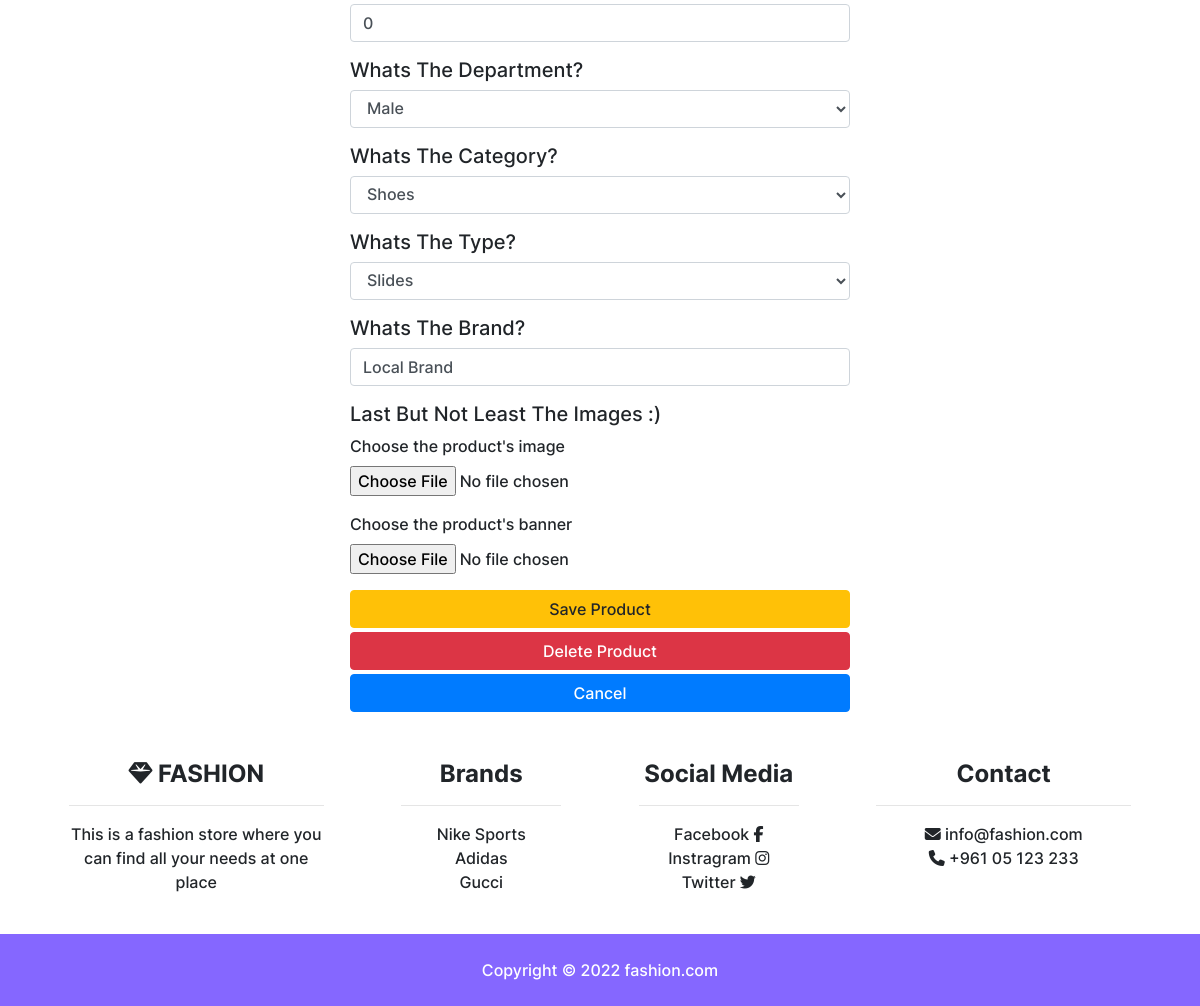
The page /editProduct.php?id=1 (signed in, lower part) on the database as committed earlier.
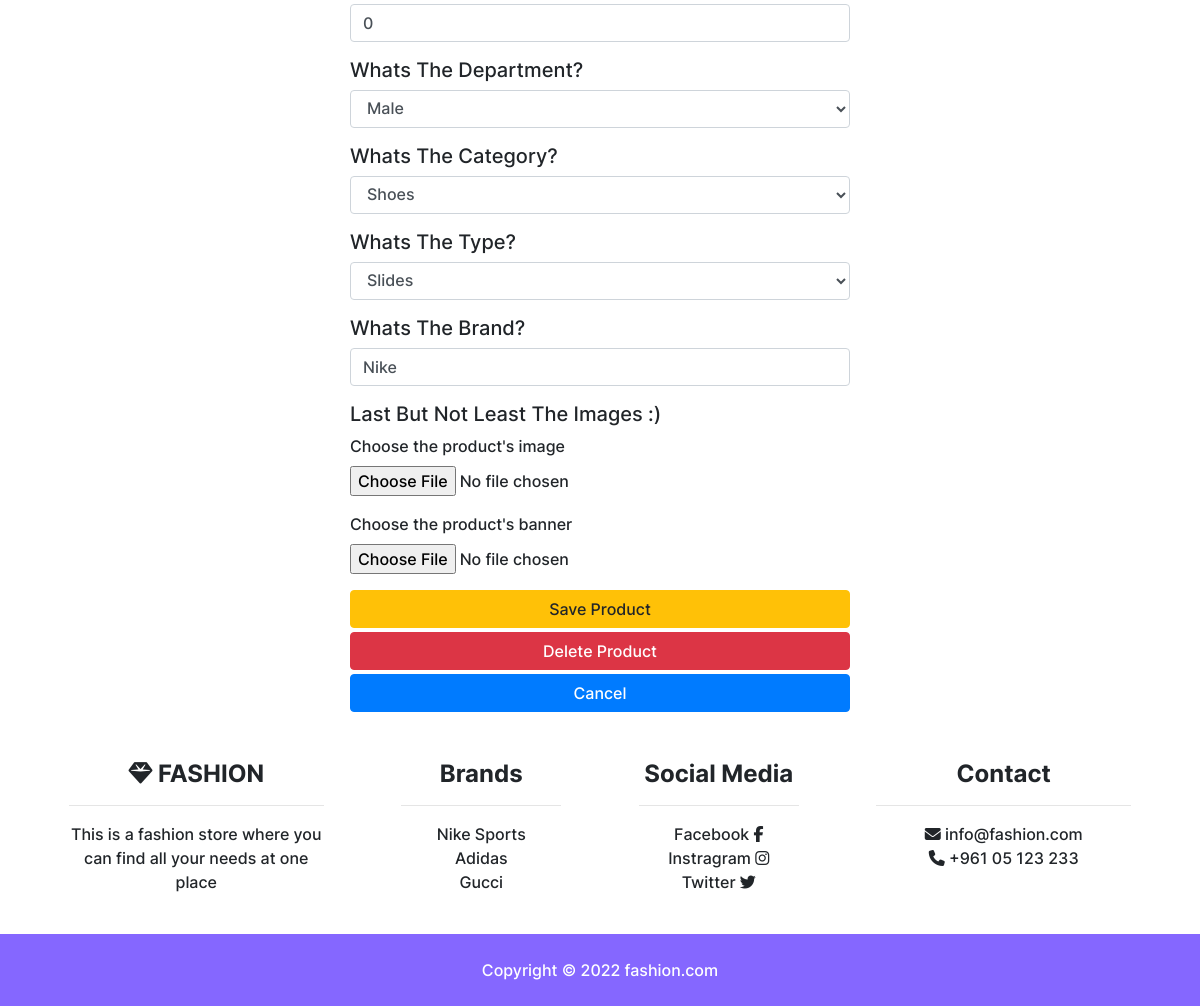
The same page on the database as committed later.
### tables this page shows
CREATE TABLE `products` (
  `prod_id` int(11) NOT NULL,
  `name` varchar(100) NOT NULL,
  `description` longtext NOT NULL,
  `price` double NOT NULL,
  `delivery_time` int(11) NOT NULL DEFAULT 1,
  `discount` double NOT NULL DEFAULT 0,
  `likes` int(11) NOT NULL DEFAULT 0,
  `details` longtext NOT NULL,
  `department` char(1) NOT NULL DEFAULT 'U',
  `category` varchar(100) NOT NULL,
  `type` varchar(100) NOT NULL,
  `brand` varchar(100) NOT NULL DEFAULT 'Local Brand'
);

### editProduct.php (the view, shortened to what the changed rows need)
<?php
    include "includes/config.php";
    if(isset($_POST["edit"])){
        $prodID = $_POST["id"];
        $name = str_replace('\'', '', $_POST["name"]);
        $description = str_replace('\'', '', $_POST["description"]);
        $details = str_replace('\'', '', $_POST["details"]);
        $price = $_POST["price"];
        $delivery_time = $_POST["delivery_time"];
        $discount = $_POST["discount"];
        $department = $_POST["department"];
        $category = $_POST["category"];
        $type = $_POST["type"];
        $brand = $_POST["brand"];
        $file_ext = ".null";
        $file_tmp = "null";
        if(isset($_FILES['image']) && $_FILES['image']['name']){
            $file_tmp = $_FILES['image']['tmp_name'];
            $str = explode('.',$_FILES['image']['name']);
            $file_ext = strtolower(end($str));
        }
        $bannerfile_ext = ".null";
        $bannerfile_tmp = "null";
        if(isset($_FILES['banner']) && $_FILES['banner']['name']){
            $bannerfile_tmp = $_FILES['banner']['tmp_name'];
            $str = explode('.',$_FILES['banner']['name']);
            $bannerfile_ext = strtolower(end($str));
        }
        $sql = "UPDATE products SET name='$name', description='$description', details='$details', price='$price', delivery_time='$delivery_time', discount='$discount', department='$department', category='$category', type='$type', brand='$brand' WHERE prod_id='$prodID'";
        $result = mysqli_query($db, $sql);
        if($result){
            $fileDirectory = 'images/products/' . $prodID;
            if (!file_exists($fileDirectory)) {
                mkdir($fileDirectory, 0777, true);
            }
            if(isset($_FILES['image']) && $_FILES['image']['name']){
                $file = $fileDirectory . "/logo." . $file_ext;
                $testFile = $fileDirectory . "/logo." . "png";
                if(file_exists($testFile)){
                    unlink($testFile);
                }
                $testFile = $fileDirectory . "/logo." . "jpg";
                if(file_exists($testFile)){
                    unlink($testFile);
                }
                if(file_exists($file)){
                    unlink($file);
                }
                move_uploaded_file($file_tmp, $file);
                if(isset($_FILES['banner']) && $_FILES['banner']['name']){
                    $bannerfile = $fileDirectory . "/banner." . $bannerfile_ext;
                    $testFile = $fileDirectory . "/banner." . "png";
                    if(file_exists($testFile)){
                        unlink($testFile);
                    }
                    $testFile = $fileDirectory . "/banner." . "jpg";
                    if(file_exists($testFile)){
                        unlink($testFile);
                    }
                    if(file_exists($bannerfile)){
                        unlink($bannerfile);
                    }
                    move_uploaded_file($bannerfile_tmp, $bannerfile);
                }
            }
            header("location:manageAllProducts.php");
            die();
        }else {
            header("location:editProduct.php?error=0");
            die();
        }
    }else if(isset($_GET['id'])){
        $id = $_GET['id'];
        $discount = 0;
        $department = "m";
        $category = "shoes";
        $brand = "Local Brand";
        $sql = "SELECT * FROM products WHERE prod_id='$id'";
        $result = mysqli_query($db, $sql);
        if($result){
            if(mysqli_num_rows($result) == 1){
                while($row = mysqli_fetch_assoc($result)){
                    $discount = $row["discount"];
                    $department = $row["department"];
                    $category = $row["category"];
                    $brand = $row["brand"];
                }
            }
        }
    }
?>
<!DOCTYPE html>
<html lang="en">
<head>
    <link href="css/addProduct.css" rel="stylesheet" media="screen">
    <?php include('header.php') ?>
</head>
<body>
    <br>
    <br>
    <br>
    <form method="POST" action="editProduct.php" enctype="multipart/form-data">
        <div class="form-group">
            <input type="number" class="form-control" name="discount" aria-describedby="discount" placeholder="Enter the product's discount in $" required step=".01" value="<?= $discount ?>">
        </div>
        <div class="form-group">
            <select class="form-control" name="department">
                <option value="m"<?=$department == 'm' ? ' selected="selected"' : '';?>>Male</option>
            </select>
        </div>
        <div class="form-group">
            <select class="form-control" name="category" id="categorySelect">
                <option value="shoes"<?=$category == 'shoes' ? ' selected="selected"' : '';?>>Shoes</option>
            </select>
        </div>
        <div class="form-group">
            <input type="text" class="form-control" name="brand" aria-describedby="brand" placeholder="Enter the product's brand" required value="<?= $brand ?>">
        </div>
    </form>
</body>
</html>

Rows that differ between the two databases and show on the page:
changed products "Male": brand "Local Brand" → "Nike"
